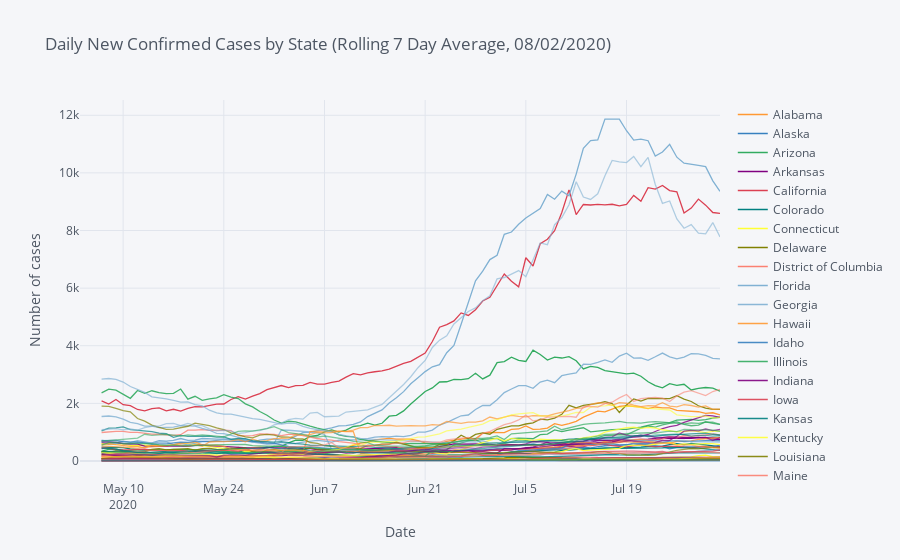

Source (notebook cell):
### Code cell
window_size = 7
avg_cases = states_daily_confirmed.rolling(window=window_size, min_periods=3).mean()
states_confirmed_plot = avg_cases.iplot(scale='log', yaxis_title='Number of cases', xaxis_title='Date',
              title='Daily New Confirmed Cases by State (Rolling {} Day Average, {})'.format(window_size, today), asFigure = True)

states_confirmed_plot
